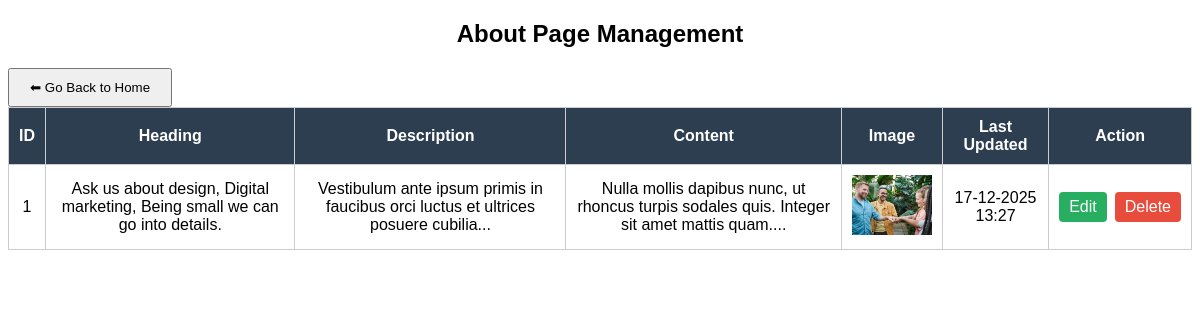
The app's page /manage_about.php, older data.
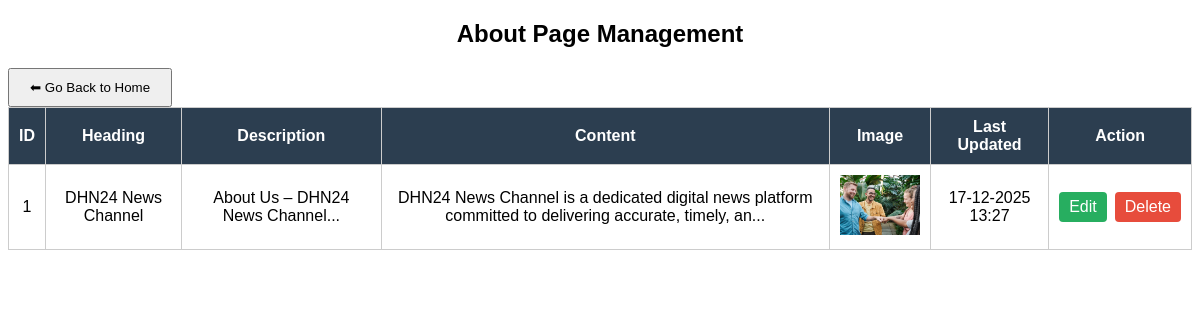
The same page, newer data.
### tables this page shows
CREATE TABLE `about` (
  `id` int(11) NOT NULL,
  `heading` varchar(255) DEFAULT NULL,
  `description` text DEFAULT NULL,
  `content` text DEFAULT NULL,
  `image` varchar(255) DEFAULT NULL,
  `publish_date` date DEFAULT NULL,
  `status` enum('active','inactive') DEFAULT 'active',
  `created_at` timestamp NOT NULL DEFAULT current_timestamp(),
  `updated_at` datetime DEFAULT current_timestamp() ON UPDATE current_timestamp()
);

### manage_about.php (the view, shortened to what this page needs)
<?php
include("conn.php");
$result = mysqli_query($conn, "SELECT * FROM about ORDER BY id DESC");
?>
<!DOCTYPE html>
<html>
<head>
</head>
<body>
<h2 align="center">About Page Management</h2>
<a href="admin_menu.php">
    <button type="button" style="padding:10px 20px; cursor:pointer;">
        ⬅ Go Back to Home
    </button>
</a>
<table>
<tr>
    <th>ID</th>
    <th>Heading</th>
    <th>Description</th>
    <th>Content</th>
    <th>Image</th>
    <th>Last Updated</th>
    <th>Action</th>
</tr>
<?php while ($row = mysqli_fetch_assoc($result)) { ?>
<tr>
    <td><?php echo $row['id']; ?></td>
    <td><?php echo $row['heading']; ?></td>
    <td><?php echo substr($row['description'],0,80); ?>...</td>
    <td><?php echo substr($row['content'],0,100); ?>...</td>
    <td>
        <?php if ($row['image']) { ?>
            <img src="assets/images/<?php echo $row['image']; ?>">
        <?php } else { echo "No Image"; } ?>
    </td>
    <td><?php echo date("d-m-Y H:i", strtotime($row['created_at'])); ?></td>
    <td>
        <div class="action-btns">
            <a href="?edit=<?php echo $row['id']; ?>" class="btn edit">Edit</a>
            <a href="?delete=<?php echo $row['id']; ?>" class="btn delete"
               onclick="return confirm('Are you sure?')">Delete</a>
        </div>
    </td>
</tr>
<?php } ?>
</table>
</body>
</html>

Row changes from the older to the newer data that the page shows:
changed about id 1: heading "Ask us about design, Digital marketing, Being small we can go into details." → "DHN24 News Channel"; description "Vestibulum ante ipsum primis in faucibus orci luctus et ultrices posuere cubilia" → "About Us – DHN24 News Channel"; content "Nulla mollis dapibus nunc, ut rhoncus turpis sodales quis. Integer sit amet mattis quam." → "DHN24 News Channel is a dedicated digital news platform committed to delivering accurate, timely, an"
